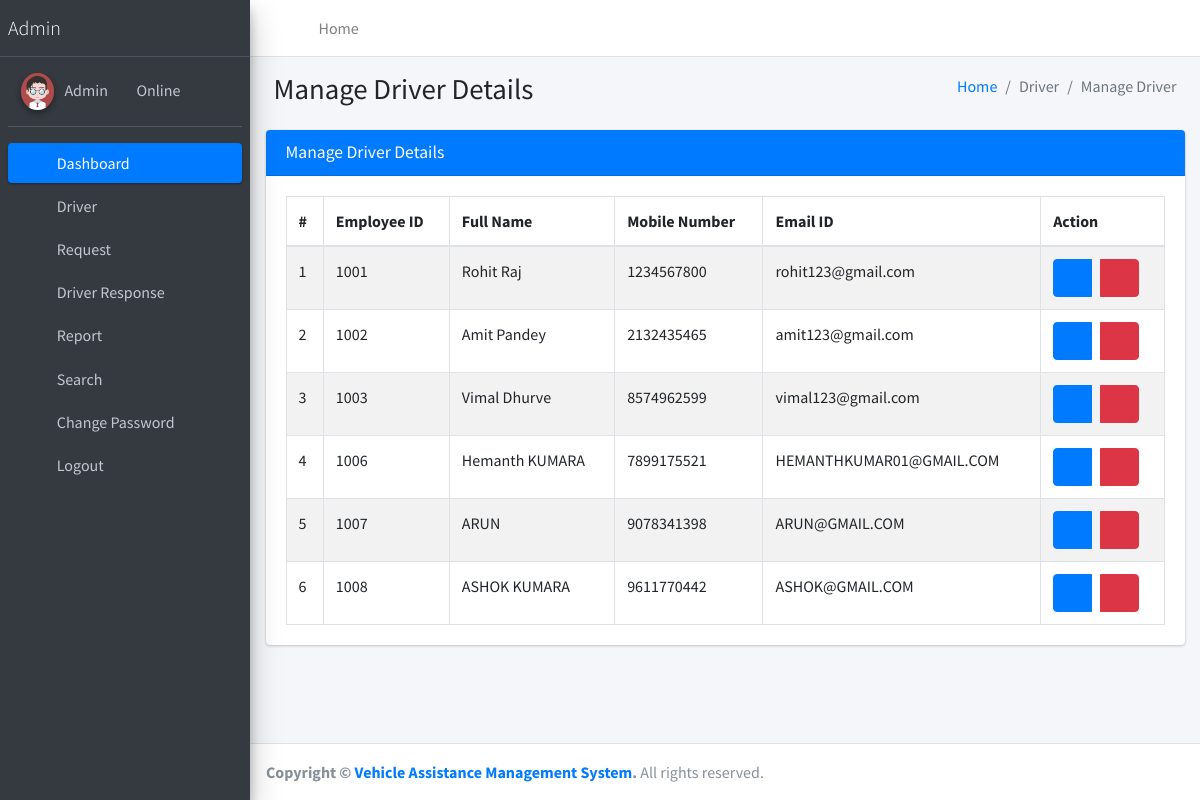
Page /manageDriver on the committed database.
### vehicleassist/models.py (models this page shows, shortened)
class Driver(models.Model):
    user = models.ForeignKey(User, on_delete=models.CASCADE, null=True)
    DriverID = models.IntegerField(null=True)
    MobileNumber = models.CharField(max_length=15, null=True)
    Address = models.CharField(max_length=150, null=True)
    JoiningDate = models.DateTimeField(auto_now_add=True)

### vehicleassist/views.py (the view)
# urls.py: path('manageDriver', manageDriver, name='manageDriver'),
def manageDriver(request):
    driver = Driver.objects.all()
    return render(request, 'admin/manageDriver.html', locals())

### vehicleassist/templates/admin/manageDriver.html
{% extends 'adminNavbar.html' %}
{% block main %}
{% load static %}
<section class="content">
    <div class="content-header">
        <div class="container-fluid">
            <div class="row mb-2">
                <div class="col-sm-6">
                    <h1 class="m-0">Manage Driver Details</h1>
                </div>
                <div class="col-sm-6">
                    <ol class="breadcrumb float-sm-right">
                        <li class="breadcrumb-item"><a href="{% url 'dashboard' %}">Home</a></li>
                        <li class="breadcrumb-item active">Driver</li>
                        <li class="breadcrumb-item active">Manage Driver</li>
                    </ol>
                </div>
            </div>
        </div>
    </div>
    <div class="container-fluid">
        <div class="row">
            <div class="col-md-12">
                <div class="card card-primary">
                    <div class="card-header">
                        <h3 class="card-title">Manage Driver Details</h3>
                    </div>
                    <div class="card-body">
						<table id="example1" class="table table-bordered table-striped">
							<thead>
								<tr>
									<th>#</th>
									<th>Employee ID</th>
                                    <th>Full Name</th>
                                    <th>Mobile Number</th>
                                    <th>Email ID</th>
									<th>Action</th>
								</tr>
							</thead>
							<tbody>
                                {% for i in driver %}
								<tr>
									<td>{{forloop.counter}}</td>
									<td>{{i.DriverID}}</td>
                                    <td>{{i.user.first_name}}</td>
                                    <td>{{i.MobileNumber}}</td>
                                    <td>{{i.user.username}}</td>
									<td>
										<div class="btn-group">
											<a class="btn btn-primary"
												href="{% url 'editDriver' i.id %}"><i
												class="fa fa-edit"></i></a> &nbsp;&nbsp;&nbsp; <a class="btn btn-danger"
												onclick="return confirm('Are you sure to Delete ?')"
												href="{% url 'deleteDriver' i.user.id %}"><i
												class="fa fa-trash-alt"></i></a>
										</div>
									</td>
								</tr>
								{% endfor %}
							</tbody>
						</table>
					</div>
                </div>
            </div>
        </div>
    </div>
</section>
{% endblock %}

### vehicleassist/templates/adminNavbar.html (shortened to what this page needs)
{% load static %}
<!DOCTYPE html>
<html lang="en">
<head>
<link rel="stylesheet"
	href="{% static 'plugins/fontawesome-free/css/all.min.css' %}">
<link rel="stylesheet"
	href="https://code.ionicframework.com/ionicons/2.0.1/css/ionicons.min.css">
<link rel="stylesheet"
	href="{% static 'plugins/tempusdominus-bootstrap-4/css/tempusdominus-bootstrap-4.min.css' %}">
<link rel="stylesheet"
	href="{% static 'plugins/icheck-bootstrap/icheck-bootstrap.min.css' %}">
<link rel="stylesheet" href="{% static 'plugins/jqvmap/jqvmap.min.css' %}">
<link rel="stylesheet" href="{% static 'dist/css/adminlte.min.css' %}">
<link rel="stylesheet"
	href="{% static 'plugins/overlayScrollbars/css/OverlayScrollbars.min.css' %}">
<link rel="stylesheet"
	href="{% static 'plugins/daterangepicker/daterangepicker.css' %}">
<link rel="stylesheet"
	href="{% static 'plugins/summernote/summernote-bs4.min.css' %}">
</head>
<body class="hold-transition sidebar-mini layout-fixed">
	<div class="wrapper">
		<nav
			class="main-header navbar navbar-expand navbar-white navbar-light">
			<ul class="navbar-nav">
				<li class="nav-item"><a class="nav-link" data-widget="pushmenu"
					href="#" role="button"><i class="fas fa-bars"></i></a></li>
				<li class="nav-item d-none d-sm-inline-block"><a
					href="{% url 'dashboard' %}" class="nav-link">Home</a></li>
			</ul>
			<ul class="navbar-nav ml-auto">
				<li class="nav-item"><a class="nav-link"
					data-widget="fullscreen" href="#" role="button"> <i
						class="fas fa-expand-arrows-alt"></i>
				</a></li>
				<li class="nav-item"><a class="nav-link"
					data-widget="control-sidebar" data-controlsidebar-slide="true"
					href="#" role="button"> <i class="fas fa-th-large"></i>
				</a></li>
			</ul>
		</nav>
		<aside class="main-sidebar sidebar-dark-primary elevation-4">
			<a href="#" class="brand-link"> <img src=""
				<span class="brand-text font-weight-light">Admin</span>
			</a>
			<div class="sidebar">
				<div class="user-panel mt-3 pb-3 mb-3 d-flex">
					<div class="image">
						<img src="{% static 'dist/img/user2-160x160.jpg' %}"
							class="img-circle elevation-2" alt="User Image">
					</div>
					<div class="info">
						<a href="#">Admin &nbsp;&nbsp;</a> <a href="#"><i
							class="fa fa-circle text-success"></i> Online</a>
					</div>
				</div>
				<nav class="mt-2">
					<ul class="nav nav-pills nav-sidebar flex-column"
						data-widget="treeview" role="menu" data-accordion="false">
						<li class="nav-item"><a href="{% url 'dashboard' %}"
							class="nav-link active"> <i
								class="nav-icon fas fa-tachometer-alt"></i>
								<p>Dashboard</p>
						</a></li>
						<li class="nav-item"><a href="#" class="nav-link"> <i
								class="nav-icon fas fa-th"></i>
								<p>
									Driver <i class="fas fa-angle-left right"></i>
								</p>
						</a>
							</li>
						<li class="nav-item"><a href="#" class="nav-link"> <i
								class="nav-icon fas fa-copy"></i>
								<p>
									Request <i class="fas fa-angle-left right"></i>
								</p>
						</a>
							</li>
						<li class="nav-item"><a href="#" class="nav-link"> <i
								class="nav-icon fas fa-tree"></i>
								<p>
									Driver Response <i class="fas fa-angle-left right"></i>
								</p>
						</a>
						</li>
						<li class="nav-item"><a href="#" class="nav-link"> <i
								class="nav-icon fas fa-tree"></i>
								<p>
									Report <i class="fas fa-angle-left right"></i>
								</p>
						</a>
						</li>
						<li class="nav-item"><a href="{% url 'search' %}"
							class="nav-link"> <i class="nav-icon fas fa-search"></i>
								<p>Search</p>
						</a></li>
						<li class="nav-item"><a href="{% url 'changePassword' %}"
							class="nav-link"> <i class="nav-icon fas fa-cogs"></i>
								<p>Change Password</p>
						</a></li>
						<li class="nav-item"><a href="/logout" class="nav-link">
								<i class="nav-icon fas fa-power-off"></i>
								<p>Logout</p>
						</a></li>
					</ul>
				</nav>
			</div>
		</aside>
		<div class="content-wrapper">
			{% block main %}
			{% endblock %}
		</div>
		<footer class="main-footer">
			<strong>Copyright &copy; <a href="#">Vehicle Assistance Management System</a>.
			</strong> All rights reserved.
		</footer>
	</div>
</body>
</html>

### rows in the picture
Driver: DriverID "1001", user.first_name "Rohit Raj", MobileNumber "1234567800", user.username "rohit123@gmail.com"
Driver: DriverID "1002", user.first_name "Amit Pandey", MobileNumber "2132435465", user.username "amit123@gmail.com"
Driver: DriverID "1003", user.first_name "Vimal Dhurve", MobileNumber "8574962599", user.username "vimal123@gmail.com"
Driver: DriverID "1006", user.first_name "Hemanth KUMARA", MobileNumber "7899175521", user.username "HEMANTHKUMAR01@GMAIL.COM"
Driver: DriverID "1007", user.first_name "ARUN", MobileNumber "9078341398", user.username "ARUN@GMAIL.COM"
Driver: DriverID "1008", user.first_name "ASHOK KUMARA", MobileNumber "9611770442", user.username "ASHOK@GMAIL.COM"
